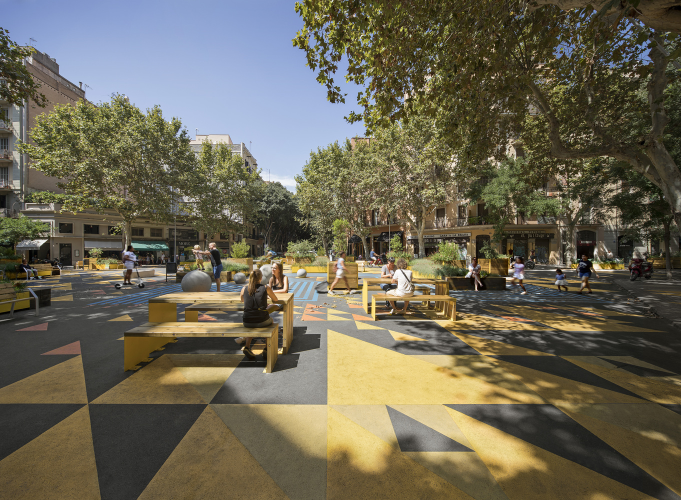
#> input picture DAY_02/ASSIGNMENT/DATA/city2.jpg, 1362 x 1000 px, found by its file name (shown at 1/2 size)
$ jupyter execute EX_02-Image-Basics-Assessment-Solution.ipynb   (shell and % lines are left out)
#> lines starting #> are read from the running program, lines starting #| are printed output that depends on the picture
# Image Basics Assessment - SOLUTIONS

## Complete the Tasks in bold below. Keep in mind, you may need to run some of these tasks as Python scripts.

----------
#### TASK: Open the *city2.jpg* image from the DATA folder and display it in the notebook. Make sure to correct for the RGB order.

[cell 1]
import cv2
import numpy as np
import matplotlib.pyplot as plt

[cell 2]
img = cv2.imread("DATA/city2.jpg")
#> img is the input picture: shape (1000, 1362, 3); mean B, G, R 83.8, 101.6, 106.7

[cell 3]
# Wrong RGB Order!
plt.imshow(img)

[cell 4]
img_rgb = cv2.cvtColor(img, cv2.COLOR_BGR2RGB)
plt.imshow(img_rgb)

#### TASK: Flip the image upside down and display it in the notebook.

[cell 5]
new_img = img_rgb
new_img = cv2.flip(new_img,0)
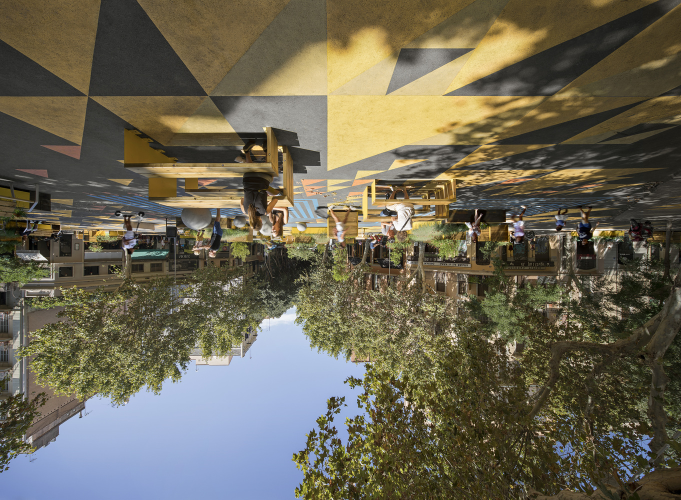
#> new_img: shape (1000, 1362, 3) (shown at 1/2 size); mean R, G, B 106.7, 101.6, 83.8
plt.imshow(new_img)

#### TASK: Draw an empty RED rectangle around the bench on the left and display the image in the notebook.

[cell 6]
plt.imshow(img_rgb)

[cell 7]
cv2.rectangle(img_rgb,pt1=(200,480),pt2=(640,800),color=(255,0,0),thickness=10)
plt.imshow(img_rgb)

#### TASK: Draw a BLUE TRIANGLE in the middle of the image. The size and angle is up to you, but it should be a triangle (three sides) in any orientation.

[cell 8]
img_rgb = cv2.cvtColor(img, cv2.COLOR_BGR2RGB)
vertices = np.array([[250,700],[425,400],[600,700]],np.int32)
pts = vertices.reshape((-1,1,2))

cv2.polylines(img_rgb,[pts],isClosed=True,color=(0,0,255),thickness=20)
plt.imshow(img_rgb)

### BONUS TASK. Can you figure our how to fill in this triangle? It requires a different function that we didn't show in the lecture! See if you can use google search to find it.

[CLICK ME FOR A DIRECT LINK TO THE HINT](https://docs.opencv.org/3.0-beta/modules/imgproc/doc/drawing_functions.html#fillpoly)

[cell 9]
img_rgb = cv2.cvtColor(img, cv2.COLOR_BGR2RGB)
vertices = np.array([[250,700],[425,400],[600,700]],np.int32)
pts = vertices.reshape((-1,1,2))

cv2.fillPoly(img_rgb,[pts],color=(0,0,255))
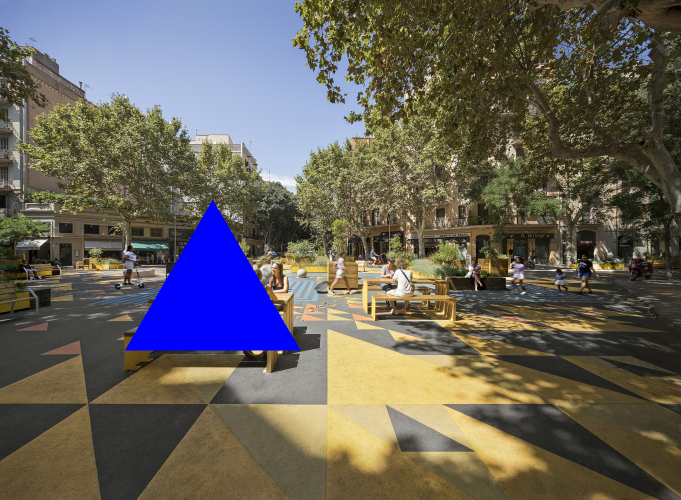
#> img_rgb: shape (1000, 1362, 3) (shown at 1/2 size); mean R, G, B 102.5, 97.9, 91
plt.imshow(img_rgb)

#### TASK: (NOTE: YOU WILL NEED TO RUN THIS AS A SCRIPT). Create a script that opens the picture and allows you to draw empty red circles whever you click the RIGHT MOUSE BUTTON DOWN.

[cell 10]
import cv2
import numpy as np
# Create a function based on a CV2 Event (Left button click)
def draw_circle(event,x,y,flags,param):
    if event == cv2.EVENT_RBUTTONDOWN:
        cv2.circle(img,(x,y),100,(0,0,255),10)

# Open Image
img = cv2.imread("DATA/city2.jpg")
# This names the window so we can reference it
cv2.namedWindow(winname='city')
# Connects the mouse button to our callback function
cv2.setMouseCallback('city',draw_circle)

while True: #Runs forever until we break with Esc key on keyboard
    # Shows the image window
    cv2.imshow('city',img)
    # EXPLANATION FOR THIS LINE OF CODE:
    # https://stackoverflow.com/questions/35372700/whats-0xff-for-in-cv2-waitkey1/39201163
    if cv2.waitKey(20) & 0xFF == 27:
#> (key Esc is pressed here)

$ run again, with DAY_02/ASSIGNMENT/DATA/city.jpg copied over DAY_02/ASSIGNMENT/DATA/city2.jpg
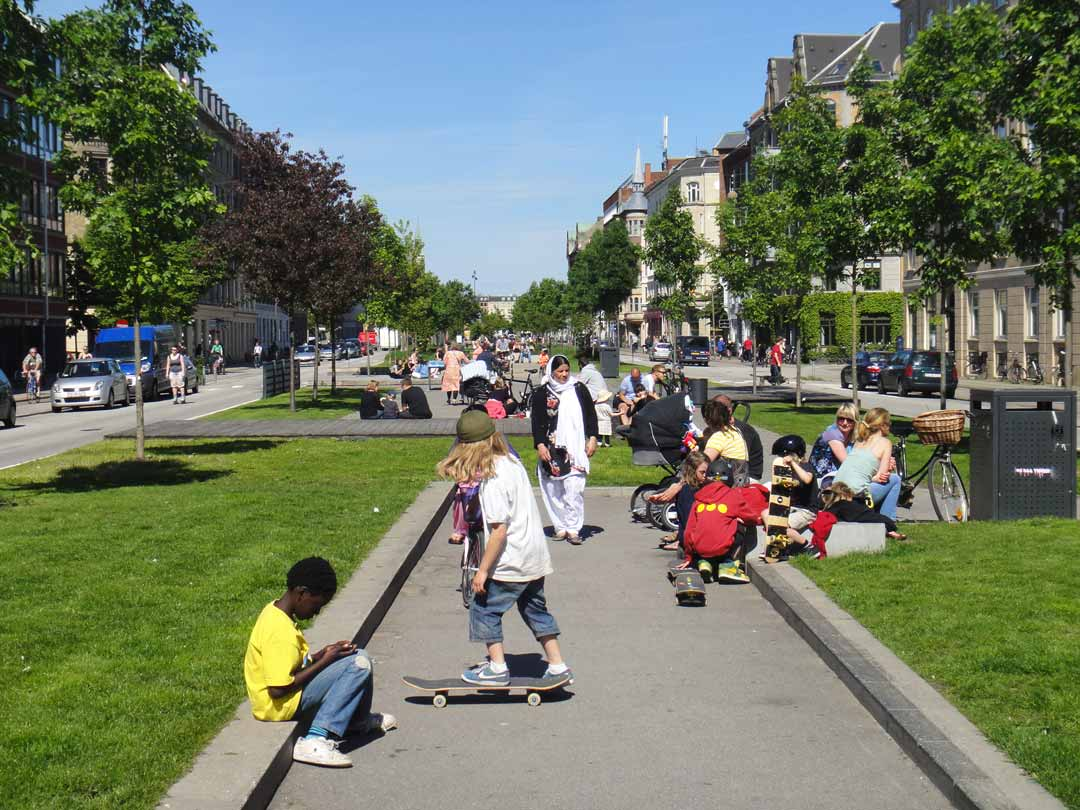
#> input picture DAY_02/ASSIGNMENT/DATA/city.jpg, 1080 x 810 px, found by its file name
#> img is the input picture: shape (810, 1080, 3); mean B, G, R 102.8, 120.9, 111.1
#> `new_img = cv2.flip(new_img,0)`:
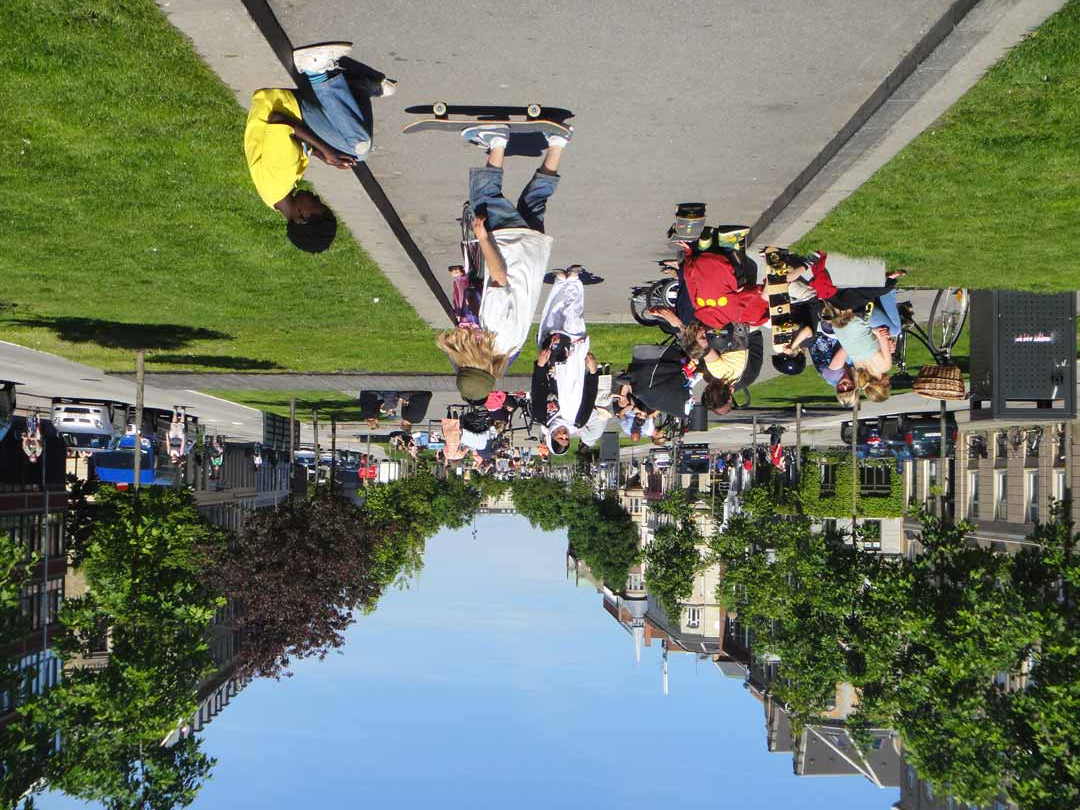
#> new_img: shape (810, 1080, 3); mean R, G, B 111.1, 120.9, 102.8
#> `cv2.fillPoly(img_rgb,[pts],color=(0,0,255))`:
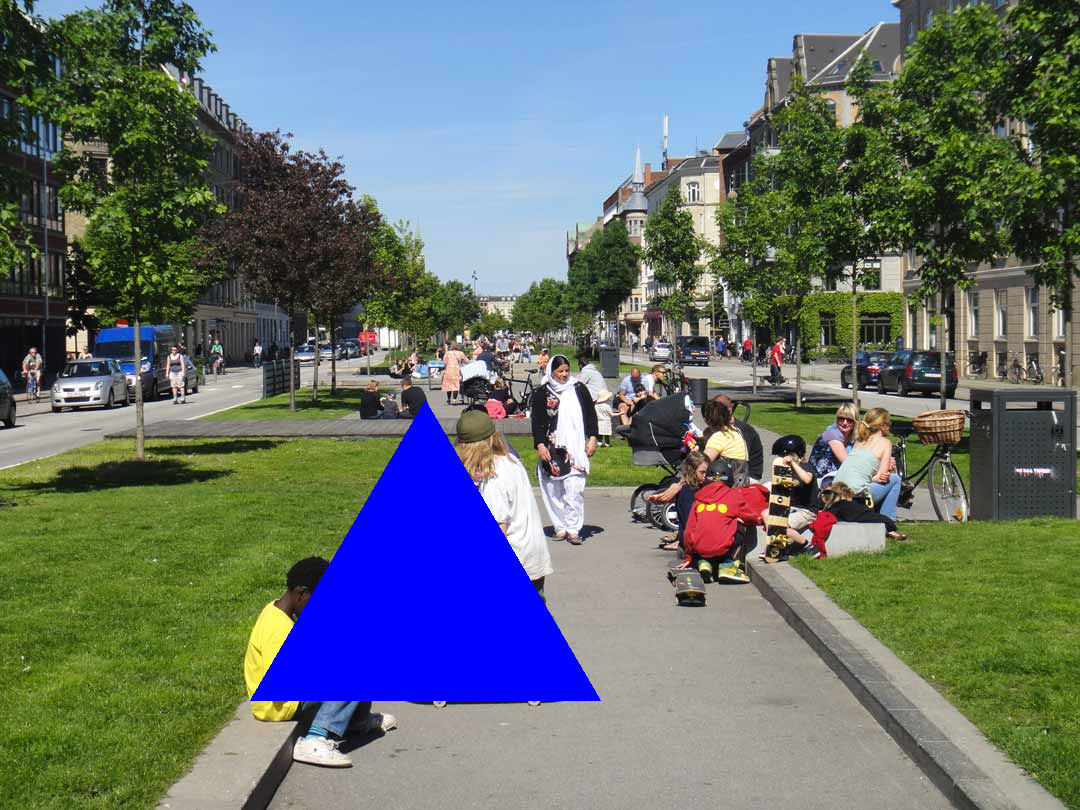
#> img_rgb: shape (810, 1080, 3); mean R, G, B 103, 113, 111.3

$ run again, with DAY_02/ASSIGNMENT/DATA/placa.jpg copied over DAY_02/ASSIGNMENT/DATA/city2.jpg
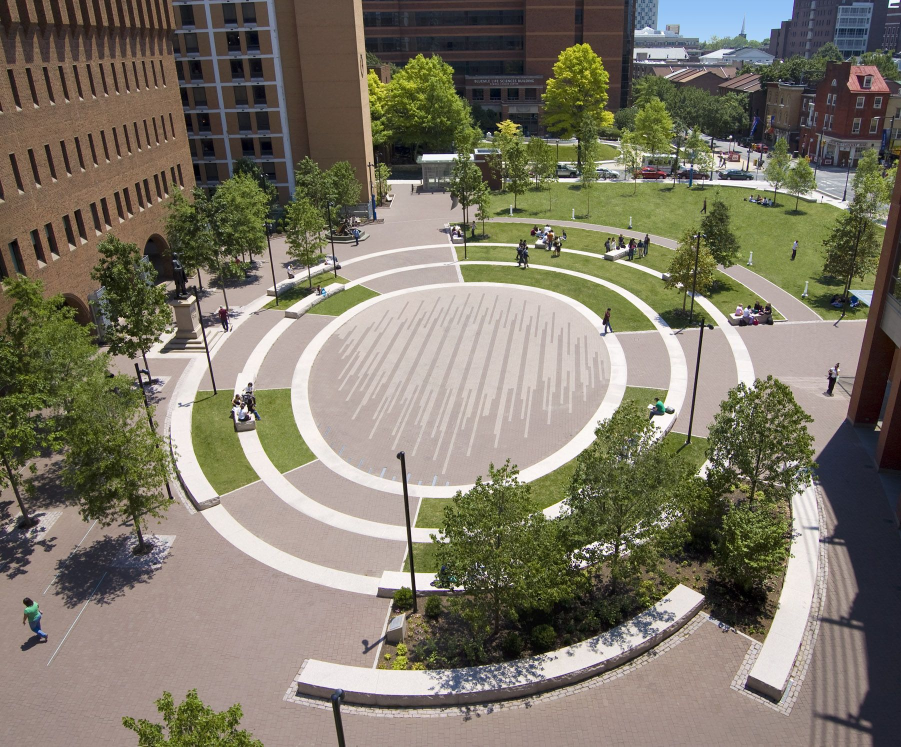
#> input picture DAY_02/ASSIGNMENT/DATA/placa.jpg, 1802 x 1493 px, found by its file name (shown at 1/2 size)
#> img is the input picture: shape (1493, 1802, 3); mean B, G, R 103.5, 118.8, 124.8
#> `new_img = cv2.flip(new_img,0)`:
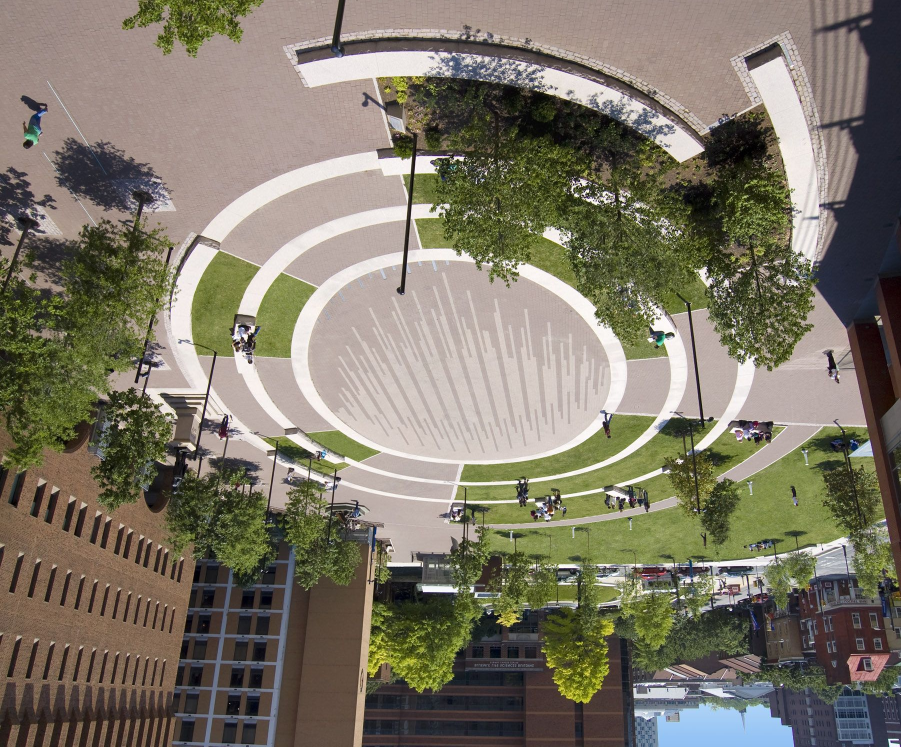
#> new_img: shape (1493, 1802, 3) (shown at 1/2 size); mean R, G, B 124.8, 118.8, 103.5
#> `cv2.fillPoly(img_rgb,[pts],color=(0,0,255))`:
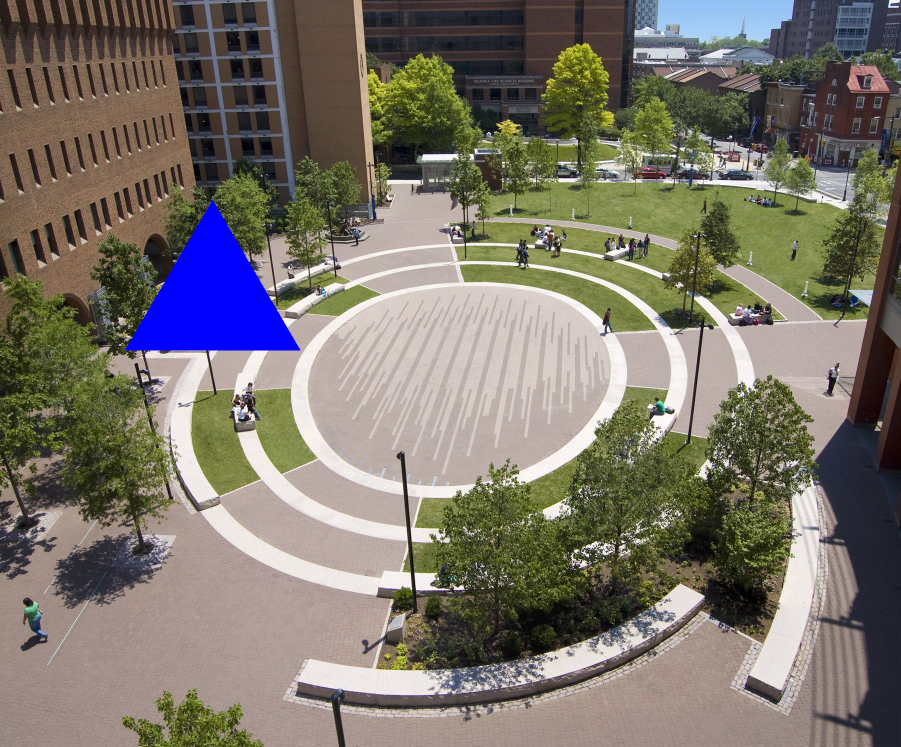
#> img_rgb: shape (1493, 1802, 3) (shown at 1/2 size); mean R, G, B 122.3, 116.4, 106.4
